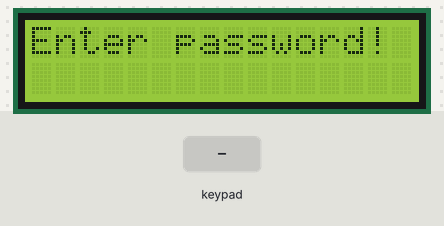
Simulated run of this sketch. Board: Arduino Uno, built with avr-gcc and run on an emulated ATmega328P. Shown: 16×2 character LCD. The inputs (shaded band) are chosen by the test bench.

Above: at 1.2 s.
1.3 s: keypad keys 7 3 1 5 # pressed 0.4 s apart
At 4.3 s:
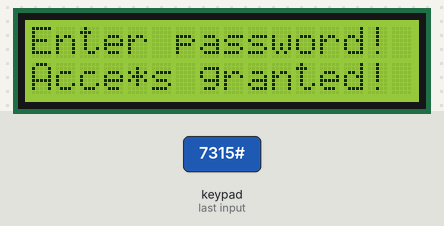
4.8 s: keypad keys 7 3 1 5 * pressed 0.4 s apart
At 6.8 s:
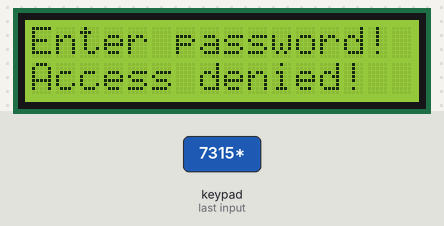
8.3 s: key '1' pressed
At 9.2 s:
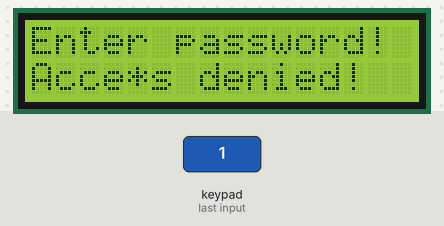
9.8 s: key '7' pressed
At 11.0 s:
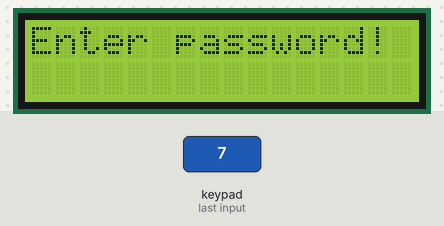
11.3 s: key '2' pressed
At 11.6 s:
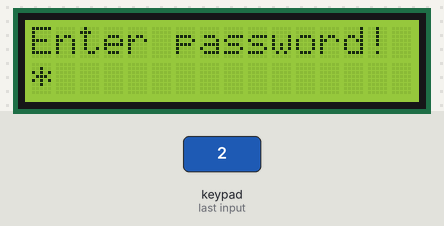
Timing chart, 0 to 13.8 s (numbered marks = the images above; inputs shaded):
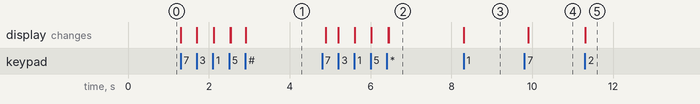

The sketch:

MatrKb_CLock.ino
```cpp
#include <Wire.h>

#include <Key.h>
#include <Keypad.h>

#include <LiquidCrystal_I2C.h>

LiquidCrystal_I2C lcd(0x27, 16, 2);
const byte ROWS = 4; //число строк клавиатуры
const byte COLS = 3; //число столбцов клавиатуры

char hexaKeys[ROWS][COLS] = {
  {'1', '2', '3'},
  {'4', '5', '6'},
  {'7', '8', '9'},
  {'*', '0', '#'}
};

byte rowPins[ROWS] = {8, 7, 6, 5}; // к каким выводам подключаем управление строками
byte colPins[COLS] = {4, 3, 2}; // к каким выводам подключаем управление столбцами

char pass[4] = {'7', '3', '1', '5'}; // верный пароль
char buttons[5]; //массив нажатых кнопок
int k = 0; // счетчик нажатий
int t = 0; // счетчик совпадений кнопок
int i;

Keypad customKeypad = Keypad( makeKeymap(hexaKeys), rowPins, colPins, ROWS, COLS);

void setup() {
  Serial.begin(9600);

  lcd.init(); // инициализируем экран
  lcd.backlight();
}

void loop() {
  lcd.setCursor(0, 0); //устанавливаем курсор на начало первой строки
  lcd.print("Enter password!");
  lcd.setCursor(0, 1); //устанавливаем курсор на начало второй строки
  char customKey = customKeypad.getKey();
  if (customKey)
  {
    buttons[k] = customKey; //сохраняем в массиве
    lcd.setCursor(k, 1);
    lcd.print('*');
    k = k + 1;
    if (k == 4)
    { if (buttons[0] == pass[0] && buttons[1] == pass[1] && buttons[2] == pass[2] && buttons[3] == pass[3])
      { lcd.clear();
        lcd.setCursor(0, 1);
        lcd.print("Access granted!");
      }
      else {
        lcd.clear();
        lcd.setCursor(0, 1);
        lcd.print("Access denied!");
      }

      /*for (i = 0; i < 4; i++)
        { if (buttons[i] == pass[i])
          { t = t + 1;
          }
        }

        if (t == 4) //если все кнопки совпали, то доступ разрешён
        {
          lcd.clear();
          lcd.setCursor(0, 0); //устанавливаем курсор на начало первой строки
          lcd.print("Access!");
          k = 0;
          t = 0;
        } else {
          lcd.clear();
          lcd.setCursor(0, 0); //устанавливаем курсор на начало первой строки
          lcd.print("Fu!");
          k = 0;
          t = 0;
        }
      */
    }
  }
}
```

Measured:
- after the input at 1.3 s, the display: first changes at once (image 1 shows a later state)
- after the input at 4.8 s, the display: first changes after 0.09 s (image 2 shows a later state)
- after the input at 8.3 s, the display: changes at once (image 3)
- after the input at 9.8 s, the display: changes after 0.09 s (image 4)
- after the input at 11.3 s, the display: changes at once (image 5)
